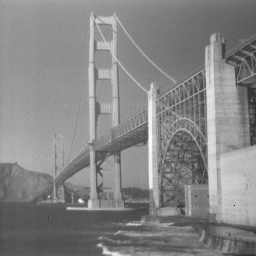
%> input picture Non-local-mean/sf2.gif, 256 x 256 px
$ octave main.m   (GNU Octave 9; MATLAB toolbox functions it lacks are replaced by stand-ins)
%> lines starting %> are read from the running program, lines starting %| are printed output that depends on the picture
### Non-local-mean/bruit_snr.m
%%% This function is used to add a gaussian noise with a given SNR to a Gray image
%%%
%%% Input:
%%% im : the given image as an imput
%%% snr : value of SNR (dB)
%%% Output:
%%% y : noisy image with a SNR
%%% VAR_bruit: variance of the noise
%%%

function [y,VAR_bruit]=bruit_snr(im,snr)

% conversion of iamge with 1D vector
tab = size(im);
tab_im = reshape(im,1,tab(1)*tab(2));

% Variance of the iamge
VAR_im = var(tab_im);

% Calculate the variance of the gaussian noise

VAR_bruit = VAR_im * 10^(-snr/10);

% Add noise to the input image

y = im + sqrt(VAR_bruit)*randn(tab(1),tab(2));

### Non-local-mean/NLmeans.m
function DenoisedImg=NLmeans(I,ds,Ds,h,sigma)
%I:image with noise
%ds:size of patch window(2*ds+1)
%Ds:size of research window(2*Ds+1)
%h:filtering parameter
%DenoisedImg£ºimage after denoising
I=double(I);
[m,n]=size(I);
DenoisedImg=zeros(m,n);
PaddedImg = padarray(I(:,:),[ds,ds],'symmetric','both');
G=1/(2*ds+1)^2;
h2=h*h;

for i=1:m
    for j=1:n
        i1=i+ds;% i1 and j1 are the position of the original image
        j1=j+ds;
        patch1=PaddedImg(i1-ds:i1+ds,j1-ds:j1+ds);%patch window 1
        sum_weight=0;
        NLmeans=0;
        % range of the researh window, limit of edge
        tmin = max(i1-Ds,ds+1); %transverse direction
        tmax = min(i1+Ds,m+ds);
        vmin = max(j1-Ds,ds+1); %vertical direction
        vmax = min(j1+Ds,n+ds);
        % scan in the research window
        for t=tmin:tmax
            for v=vmin:vmax
                d=sqrt((i1-t)^2+(j1-v)^2);
                patch2=PaddedImg(t-ds:t+ds,v-ds:v+ds);%patch window 2
                Euclidean2=G*sum(sum((patch2-patch1).^2)); % Eucledean distance,
                weight=exp(-max(Euclidean2-2*sigma^2,0)/h2); % weight
                NLmeans=NLmeans+weight*PaddedImg(t,v);
                sum_weight=sum_weight+weight;
            end
        end
        DenoisedImg(i,j)=NLmeans/sum_weight;
    end
end
end

### Non-local-mean/main.m
%%% This profile is used to study the influence of parameters in NL-means
%%% denoising algrithm.
%%% The iamge we used is a gray image in Internet
%%%
%% initialization
close all;
clear all;
clc
I=double(imread('sf2.gif')); % read th image
%> I: size 256x256 double; min 3, max 252, mean 132.5
[I_bruit,var]=bruit_snr(I,10);% add the noise with 10dB
%> in bruit_snr, `VAR_im = var(tab_im);`: VAR_im = 1089.7
%> in bruit_snr, `VAR_bruit = VAR_im * 10^(-snr/10);`: VAR_bruit = 109
%> in bruit_snr, `y = im + sqrt(VAR_bruit)*randn(tab(1),tab(2));`:
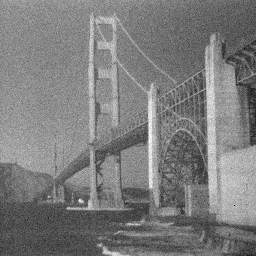
%> y: size 256x256 double; min 3.83, max 266, mean 132.4; drawn with min black and max white
%> var = 109
sig=sqrt(var);
%> sig = 10.44
% calculate its computation duration and SNR
%% Application of the algorithm
I_nlm=NLmeans(I_bruit,2,5,10,sig);
%> in NLmeans, `PaddedImg = padarray(I(:,:),[ds,ds],'symmetric','both');`:
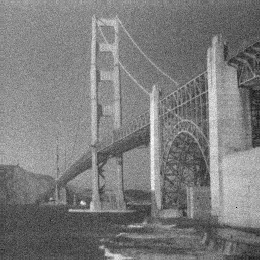
%> PaddedImg: size 260x260 double; min 3.83, max 266, mean 132.1; drawn with min black and max white
%> (the run ends here)
